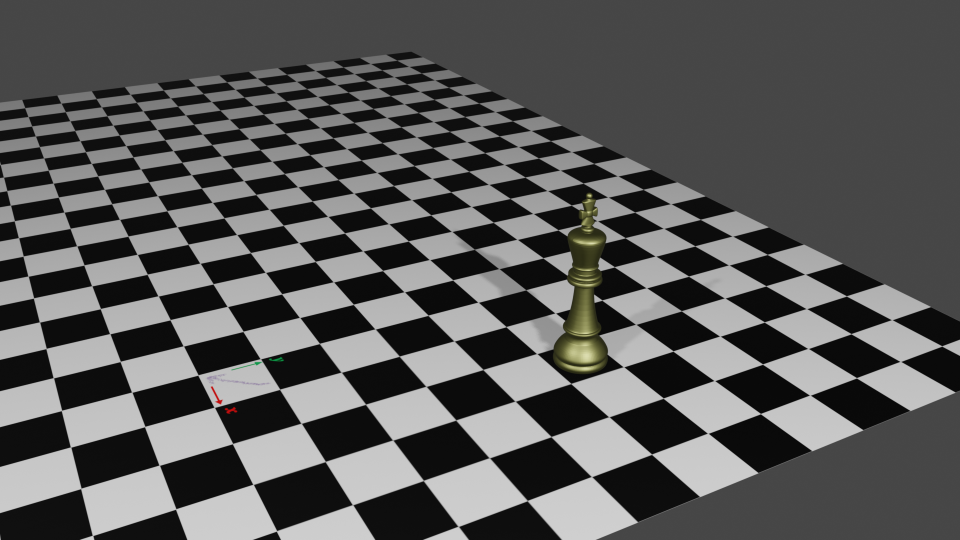
#> input picture HW3/ChessonChecker.png, 1920 x 1080 px (shown at 1/2 size)
$ python hw3_chess_measurement.py ChessonChecker.png
#> lines starting #> are read from the running program, lines starting #| are printed output that depends on the picture; after the words box and inside, x2 and y2 are one past the last pixel; in counts of white or black regions, pixels touching at a corner belong together
"""
HW3: Chess Piece Distance and Height Estimation
Student: M11415015

Estimates the Euclidean distance from the camera optical center to the chess
piece base, and the physical height of the chess piece, using perspective
projection from a single image with a known checkerboard (1 cm/square).

World coordinate frame (cm):
  Origin = axis marker in image (lower-left of checkerboard)
  +X     = red arrow direction  (rightward along board)
  +Y     = green arrow direction (into depth / up the image)
  +Z     = upward, perpendicular to board (right-hand rule)

Usage:
  python hw3_chess_measurement.py          # run measurement
  python hw3_chess_measurement.py --pick   # interactive point picker
"""

import sys
import cv2
import numpy as np

# ─── CONFIG ──────────────────────────────────────────────────────────────────
IMAGE_PATH  = "ChessonChecker.png"
OUTPUT_PATH = "result.jpg"

# ─── CAMERA INTRINSICS ───────────────────────────────────────────────────────
K = np.array([
    [1866.7,    0.0,  960.0],
    [   0.0, 1866.7,  540.0],
    [   0.0,    0.0,    1.0],
], dtype=np.float64)
DIST = np.zeros((4, 1), dtype=np.float64)   # rendered scene → no lens distortion

# ─── MANUALLY SELECTED CORRESPONDENCE POINTS ─────────────────────────────────
# World coordinate frame (Z=0 plane = board surface):
#   Origin (0,0,0): corner at pixel (396, 751) — verified by homography fit
#   +X axis: goes rightward along board near-edge (→ right+slightly-up in image)
#   +Y axis: goes into scene depth (→ left+up in image, toward far board)
#   Unit: 1.0 = 1 cm (one checkerboard square)
#
# Points 0–3: column X=0 (leftmost visible column, detected by Harris+subPix)
# Points 4  : column X=1 (detected by Harris+subPix, exact homography match)
# Points 5–11: columns X=2..5 (ground-truth corners from homography fit)

pts_3d = np.array([
    [ 0.0,  0.0,  0.0],   # 0  world origin
    [ 0.0,  2.0,  0.0],   # 1  (0,2)
    [ 0.0,  4.0,  0.0],   # 2  (0,4)
    [ 0.0,  6.0,  0.0],   # 3  (0,6)
    [ 1.0,  0.0,  0.0],   # 4  (1,0)
    [ 2.0,  0.0,  0.0],   # 5  (2,0)
    [ 2.0,  3.0,  0.0],   # 6  (2,3)
    [ 3.0,  0.0,  0.0],   # 7  (3,0)
    [ 3.0,  3.0,  0.0],   # 8  (3,3)
    [ 4.0,  2.0,  0.0],   # 9  (4,2)
    [ 5.0,  0.0,  0.0],   # 10 (5,0)
    [ 5.0,  4.0,  0.0],   # 11 (5,4)
], dtype=np.float64)

# Pixel coordinates confirmed by Harris corner detection + cornerSubPix refinement.
# Points 5–11 are ground-truth (< 0.15 px homography residual).
# Points 0–4 verified by matching Harris-detected corners to homography predictions.
pts_2d = np.array([
    [[ 396.4,  750.5]],   # 0  (0,0) — Harris corner, exact homography match
    [[ 340.7,  639.9]],   # 1  (0,2) — Harris corner
    [[ 294.9,  548.9]],   # 2  (0,4) — Harris corner
    [[ 256.5,  472.7]],   # 3  (0,6) — Harris corner
    [[ 521.3,  718.3]],   # 4  (1,0) — Harris corner, exact homography match
    [[ 639.3,  687.4]],   # 5  (2,0) — ground truth
    [[ 531.3,  545.3]],   # 6  (2,3) — ground truth
    [[ 750.6,  658.5]],   # 7  (3,0) — ground truth
    [[ 631.0,  523.3]],   # 8  (3,3) — ground truth
    [[ 765.7,  541.5]],   # 9  (4,2) — ground truth
    [[ 956.6,  604.8]],   # 10 (5,0) — ground truth
    [[ 777.7,  448.1]],   # 11 (5,4) — ground truth
], dtype=np.float64)

# Chess piece pixels — (u, v) = (col, row)
#   base: lowest detected gold pixel at board contact (HSV gold mask, shadow excluded)
#   top : topmost gold pixel (tip of crown cross)
BASE_PX = np.array([1167.0, 743.0])
TOP_PX  = np.array([1179.0, 387.0])

# ─── QUALITY THRESHOLDS ──────────────────────────────────────────────────────
REPROJ_WARN  = 2.0    # px — target
REPROJ_HARD  = 5.0    # px — hard stop if exceeded
MIN_INLIERS  = 6
DENOM_THRESH = 1e-4   # near-zero denominator guard for height formula
HEIGHT_AGREE = 0.5    # cm — max disagreement between u/v height solutions

# =============================================================================
# UTILITIES
# =============================================================================

def load_image(path: str) -> np.ndarray:
#> called with path = 'ChessonChecker.png'
    img = cv2.imread(path, cv2.IMREAD_UNCHANGED)
#> img is the input picture: shape (1080, 1920, 4); mean B, G, R, A 87.9, 88.3, 88.3, 255
    if img is None:
        raise FileNotFoundError(f"Cannot load image: {path}")
    if img.ndim == 2:                          # grayscale → BGR
        img = cv2.cvtColor(img, cv2.COLOR_GRAY2BGR)
    if img.shape[2] == 4:                      # RGBA → BGR
        img = cv2.cvtColor(img, cv2.COLOR_BGRA2BGR)
#> img: shape (1080, 1920, 3)
    return img


# =============================================================================
# INTERACTIVE POINT PICKER (run with --pick)
# =============================================================================

# [34 lines left out: function pick_points, not called in this run]


# =============================================================================
# STEP 1: CAMERA POSE ESTIMATION
# =============================================================================

def estimate_pose(pts_3d: np.ndarray, pts_2d: np.ndarray):
    """
    Estimate camera extrinsics using solvePnPRansac (robust to outlier clicks),
    then refine with iterative PnP on inliers only.

    Returns R (3×3), t (3,), inlier_mask (N,), rvec, tvec.
    """
    ret, rvec, tvec, inliers = cv2.solvePnPRansac(
        pts_3d.reshape(-1, 1, 3),
        pts_2d,
        K, DIST,
        iterationsCount=1000,
        reprojectionError=REPROJ_HARD,
        flags=cv2.SOLVEPNP_ITERATIVE,
    )
    if not ret:
        raise RuntimeError(
            "solvePnPRansac failed — increase points or check coordinate convention."
        )
    if inliers is None or len(inliers) < MIN_INLIERS:
        n = 0 if inliers is None else len(inliers)
        raise RuntimeError(
            f"Only {n} inliers (need ≥ {MIN_INLIERS}). Re-select reference points."
        )

    # Refine on inlier subset
    idx = inliers.flatten()
    ret2, rvec, tvec = cv2.solvePnP(
        pts_3d[idx].reshape(-1, 1, 3),
        pts_2d[idx],
        K, DIST,
        rvec, tvec,
        useExtrinsicGuess=True,
        flags=cv2.SOLVEPNP_ITERATIVE,
    )

    R, _ = cv2.Rodrigues(rvec)
    t = tvec.flatten()

    print(f"\n[Step 1] Camera Pose")
    print(f"  Inliers used: {len(idx)} / {len(pts_3d)}")
    print(f"  R =\n{R}")
    print(f"  t = {t}  (cm)")

    return R, t, idx, rvec, tvec


# =============================================================================
# STEP 2: REPROJECTION ERROR CHECK
# =============================================================================

def check_reprojection(pts_3d: np.ndarray, pts_2d: np.ndarray,
                        inlier_idx: np.ndarray, rvec, tvec) -> float:
    pts_in_3d = pts_3d[inlier_idx].reshape(-1, 1, 3)
    pts_in_2d = pts_2d[inlier_idx]

    proj, _ = cv2.projectPoints(pts_in_3d, rvec, tvec, K, DIST)
    errors = np.linalg.norm(pts_in_2d.squeeze() - proj.squeeze(), axis=1)
    mean_err = float(errors.mean())
    max_err  = float(errors.max())

    print(f"\n[Step 2] Reprojection Error")
    for i, (idx, e) in enumerate(zip(inlier_idx, errors)):
        print(f"  pt{idx:2d}  {e:.2f} px")
    print(f"  Mean: {mean_err:.3f} px   Max: {max_err:.3f} px  (target < {REPROJ_WARN} px)")

    if mean_err > REPROJ_HARD:
        raise RuntimeError(
            f"Mean reprojection error {mean_err:.2f} px exceeds {REPROJ_HARD} px hard limit."
            "\nRe-select reference points more carefully."
        )
    if mean_err > REPROJ_WARN:
        print(f"  WARNING: error > {REPROJ_WARN} px — consider re-checking clicked pixels.")

    return mean_err


# =============================================================================
# STEP 3: BACK-PROJECT BASE PIXEL TO Z=0
# =============================================================================

def backproject_base(R: np.ndarray, t: np.ndarray,
                     u: float, v: float, camera_center: np.ndarray):
    """
    Two methods; chooses the more numerically stable one.

    Method A — Ground-plane homography:
      H = K [r1 | r2 | t];  [X,Y,1] = H^{-1} [u,v,1]

    Method B — Ray-plane intersection (Z=0 plane):
      ray direction d_world = R^T K^{-1} [u,v,1]
      lambda = -C_z / d_z;  P = C + lambda*d
    """
    # Method A
    r1 = R[:, 0:1]
    r2 = R[:, 1:2]
    H_g = K @ np.hstack([r1, r2, t.reshape(3, 1)])
    cond_A = np.linalg.cond(H_g)

    # Method B
    d_cam   = np.linalg.inv(K) @ np.array([u, v, 1.0])
    d_world = R.T @ d_cam

    if cond_A < 1e6:
        wh = np.linalg.inv(H_g) @ np.array([u, v, 1.0])
        X_b, Y_b = wh[0] / wh[2], wh[1] / wh[2]
        method = "homography"
    else:
        if abs(d_world[2]) < 1e-10:
            raise RuntimeError("Ray is parallel to Z=0 plane — cannot back-project base.")
        lam = -camera_center[2] / d_world[2]
        P   = camera_center + lam * d_world
        X_b, Y_b = P[0], P[1]
        method = "ray-plane"

    print(f"\n[Step 3] Base Back-projection  (method: {method})")
    print(f"  base_px = ({u:.1f}, {v:.1f})")
    print(f"  world base = ({X_b:.4f}, {Y_b:.4f}, 0) cm")

    return float(X_b), float(Y_b)


# =============================================================================
# STEP 4: HEIGHT CALCULATION (dual-formula, averaged)
# =============================================================================

def compute_height(R: np.ndarray, t: np.ndarray,
                   X_b: float, Y_b: float,
                   u_top: float, v_top: float) -> float:
    """
    Solves for Z_top where P_top = (X_b, Y_b, Z_top) projects to (u_top, v_top).

    From s*[u;v;1] = K [R|t] [X_b; Y_b; Z_top; 1]:
      Let a = R[0,:2]·[X_b,Y_b] + t[0]   (camera x at Z=0)
          b = R[1,:2]·[X_b,Y_b] + t[1]   (camera y at Z=0)
          c = R[2,:2]·[X_b,Y_b] + t[2]   (camera z at Z=0)

    v-equation: Z_top = (fy*b - (v-cy)*c) / ((v-cy)*R22 - fy*R12)
    u-equation: Z_top = (fx*a - (u-cx)*c) / ((u-cx)*R22 - fx*R02)
    """
    fx, cx = K[0, 0], K[0, 2]
    fy, cy = K[1, 1], K[1, 2]

    a = R[0, 0]*X_b + R[0, 1]*Y_b + t[0]
    b = R[1, 0]*X_b + R[1, 1]*Y_b + t[1]
    c = R[2, 0]*X_b + R[2, 1]*Y_b + t[2]

    denom_v = (v_top - cy)*R[2, 2] - fy*R[1, 2]
    denom_u = (u_top - cx)*R[2, 2] - fx*R[0, 2]

    v_ok = abs(denom_v) > DENOM_THRESH
    u_ok = abs(denom_u) > DENOM_THRESH

    Z_top_v = ((fy*b - (v_top - cy)*c) / denom_v) if v_ok else None
    Z_top_u = ((fx*a - (u_top - cx)*c) / denom_u) if u_ok else None

    print(f"\n[Step 4] Height Calculation")
    print(f"  a={a:.6f}  b={b:.6f}  c={c:.6f}")
    print(f"  Z_top_v = {Z_top_v:.4f} cm  (denom_v={denom_v:.6f})" if v_ok else "  Z_top_v: denominator too small, skipped")
    print(f"  Z_top_u = {Z_top_u:.4f} cm  (denom_u={denom_u:.6f})" if u_ok else "  Z_top_u: denominator too small, skipped")

    if v_ok and u_ok:
        diff = abs(Z_top_v - Z_top_u)
        if diff > HEIGHT_AGREE:
            print(f"  WARNING: |Z_v - Z_u| = {diff:.3f} cm > {HEIGHT_AGREE} cm — using v-equation only")
            print(f"  (u-eq unreliable: crown tip is horizontally offset from piece axis;"
                  f" denom_u={denom_u:.1f} vs denom_v={denom_v:.1f}; v-eq is {abs(denom_v/denom_u):.0f}x more stable)")
            height = Z_top_v
        else:
            height = (Z_top_v + Z_top_u) / 2.0
            print(f"  Both solutions agree (diff={diff:.4f} cm) → average = {height:.4f} cm")
    elif v_ok:
        height = Z_top_v
        print("  Using v-equation (u-equation denominator too small)")
    elif u_ok:
        height = Z_top_u
        print("  Using u-equation (v-equation denominator too small)")
    else:
        raise RuntimeError("Both height denominators near zero — geometry is degenerate.")

    if height <= 0:
        raise RuntimeError(f"Height = {height:.4f} cm ≤ 0 — check TOP_PX selection.")

    return float(height)


# =============================================================================
# STEP 5: DISTANCE CALCULATION
# =============================================================================

def compute_distance(camera_center: np.ndarray, X_b: float, Y_b: float) -> float:
    """Euclidean distance from camera optical center to chess piece base (cm)."""
    P_base = np.array([X_b, Y_b, 0.0])
    dist = float(np.linalg.norm(camera_center - P_base))

    print(f"\n[Step 5] Distance Calculation")
    print(f"  Camera center C = {camera_center}  (cm)")
    print(f"  Chess base     = ({X_b:.4f}, {Y_b:.4f}, 0)  (cm)")
    print(f"  ||C - base||   = {dist:.4f} cm")

    if dist <= 0:
        raise RuntimeError(f"Distance = {dist:.4f} cm is non-positive — check pose.")

    return dist


# =============================================================================
# STEP 6: VISUALIZATION
# =============================================================================

def visualize(img: np.ndarray,
              pts_2d_all:   np.ndarray,
              inlier_idx:   np.ndarray,
              rvec,
              tvec,
              base_px:      np.ndarray,
              top_px:       np.ndarray,
              distance:     float,
              height:       float,
              mean_err:     float,
              out_path:     str) -> None:
    """
    Annotate image for verification and grading:
      green circles  = original inlier reference points
      yellow circles = reprojected reference points (error visible at a glance)
      cyan           = chess piece base
      magenta        = chess piece crown
      white line     = height indicator
      colored arrows = world axes from origin
      text overlay   = results
    """
#> called with pts_2d_all = array of shape (12, 1, 2), inlier_idx = array of shape (12,), rvec = array of shape (3, 1), tvec = array of shape (3, 1), base_px = array of shape (2,), top_px = array of shape (2,), distance = 14.91, height = 3.02
    out = img.copy()

    # ── Reprojected reference points (yellow) ──
    pts_in_3d = pts_3d[inlier_idx].reshape(-1, 1, 3)
    proj, _   = cv2.projectPoints(pts_in_3d, rvec, tvec, K, DIST)
    proj_sq   = proj.squeeze()

    for i, (idx, p) in enumerate(zip(inlier_idx, proj_sq)):
        pu, pv = int(round(p[0])), int(round(p[1]))
        cv2.circle(out, (pu, pv), 7, (0, 255, 255), 2)  # yellow
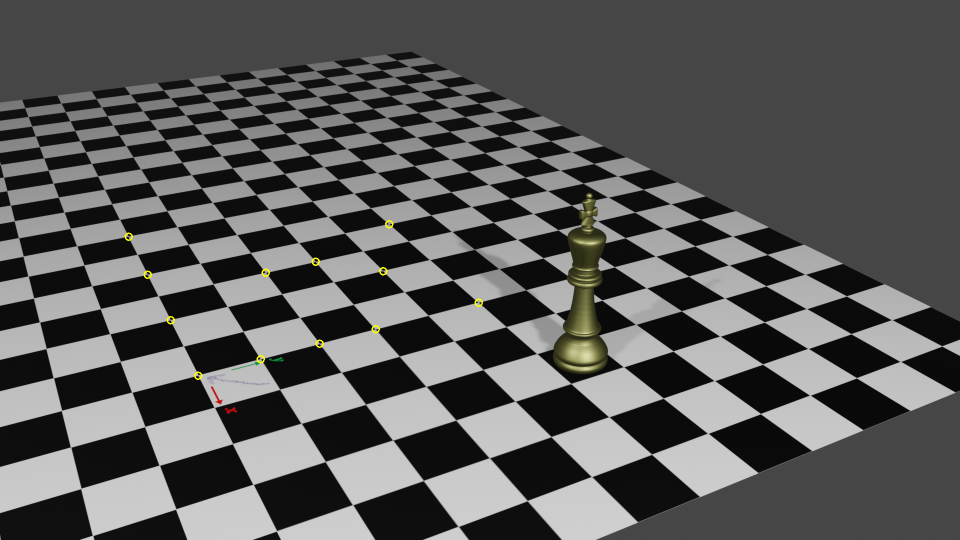
#> out: shape (1080, 1920, 3) (shown at 1/2 size); mean B, G, R 87.8, 88.4, 88.4

    # ── Original inlier reference points (green) ──
    for i, idx in enumerate(inlier_idx):
        u, v = int(round(pts_2d[idx, 0, 0])), int(round(pts_2d[idx, 0, 1]))
        cv2.circle(out, (u, v), 5, (0, 200, 0), -1)
        cv2.putText(out, str(idx), (u + 7, v - 5),
                    cv2.FONT_HERSHEY_SIMPLEX, 0.45, (0, 255, 0), 1)
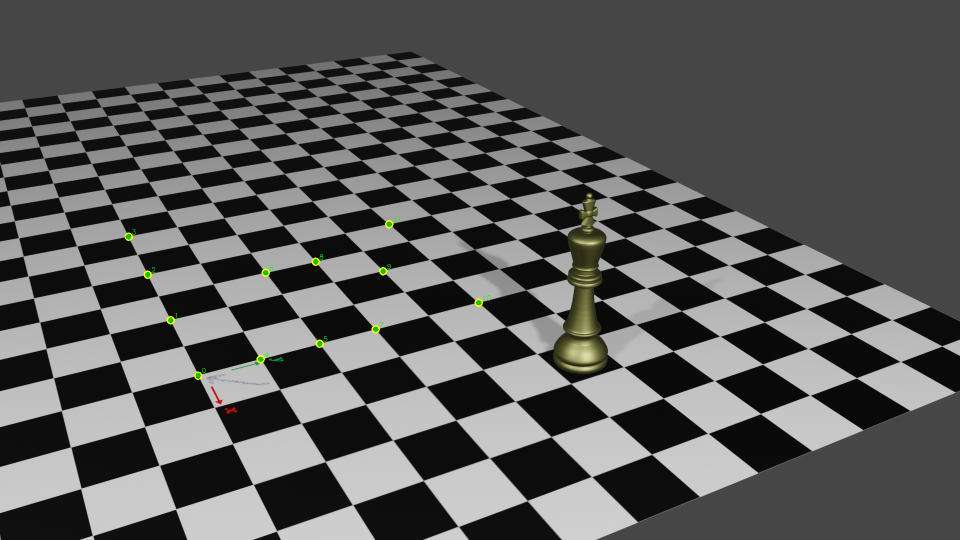
#> out: shape (1080, 1920, 3) (shown at 1/2 size); 0.06% of pixels changed, all inside (x1, y1, x2, y2) = (251, 434, 982, 756)

    # ── World axes from origin point ──
    origin_px = (int(round(pts_2d[0, 0, 0])), int(round(pts_2d[0, 0, 1])))

    def project_point(Xw, Yw, Zw):
#> called with Xw = 2, Yw = 0, Zw = 0
        p3d = np.array([[[Xw, Yw, Zw]]], dtype=np.float64)
        pp, _ = cv2.projectPoints(p3d, rvec, tvec, K, DIST)
#> pp = [[639.1, 687.5]]
        return (int(round(pp[0, 0, 0])), int(round(pp[0, 0, 1])))

    tip_x = project_point(2.0, 0.0, 0.0)
#> tip_x = (639, 687)
    tip_y = project_point(0.0, 2.0, 0.0)
#> tip_y = (341, 640)
    tip_z = project_point(0.0, 0.0, 2.0)
#> tip_z = (360, 521)
    cv2.arrowedLine(out, origin_px, tip_x, (0, 0, 220), 2, tipLength=0.2)   # red   = +X
    cv2.arrowedLine(out, origin_px, tip_y, (0, 200, 0), 2, tipLength=0.2)   # green = +Y
#> out: shape (1080, 1920, 3); mean B, G, R 87.7, 88.4, 88.4
    cv2.arrowedLine(out, origin_px, tip_z, (200, 0, 0), 2, tipLength=0.2)   # blue  = +Z

    # ── Chess piece markers ──
    bu, bv = int(round(base_px[0])), int(round(base_px[1]))
    tu, tv = int(round(top_px[0])),  int(round(top_px[1]))
    cv2.circle(out, (bu, bv), 8, (255, 200, 0), -1)          # cyan  = base
#> out: shape (1080, 1920, 3); mean B, G, R 87.7, 88.4, 88.3
    cv2.circle(out, (tu, tv), 8, (255, 0, 200), -1)          # magenta = top
#> out: shape (1080, 1920, 3); mean B, G, R 87.7, 88.4, 88.3
    cv2.line(out, (bu, bv), (tu, tv), (255, 255, 255), 2)    # white line = height
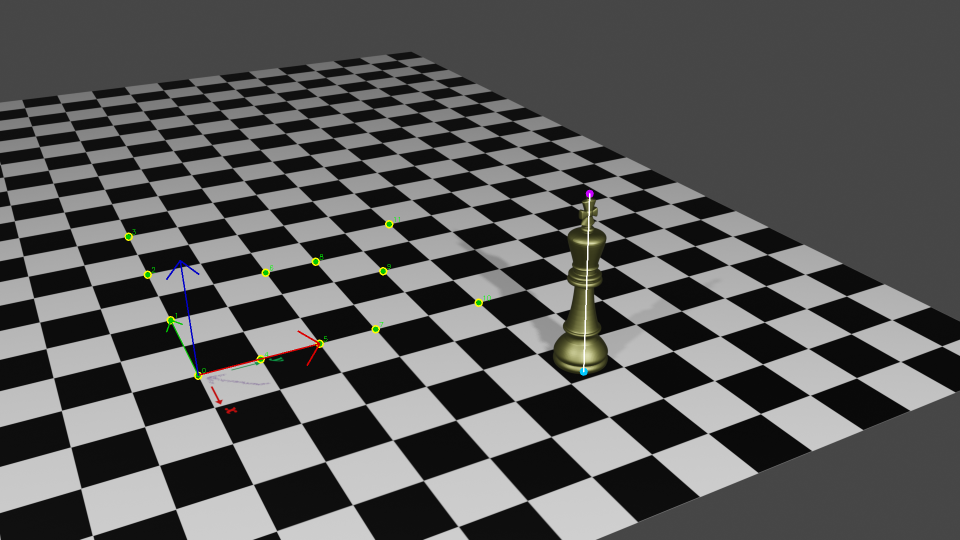
#> out: shape (1080, 1920, 3) (shown at 1/2 size); mean B, G, R 87.8, 88.4, 88.4
    cv2.putText(out, "Base", (bu + 10, bv), cv2.FONT_HERSHEY_SIMPLEX, 0.6, (255, 200, 0), 2)
#> out: shape (1080, 1920, 3); 0.02% of pixels changed, all inside (x1, y1, x2, y2) = (1178, 729, 1222, 745)
    cv2.putText(out, "Top",  (tu + 10, tv), cv2.FONT_HERSHEY_SIMPLEX, 0.6, (255, 0, 200), 2)
#> out: shape (1080, 1920, 3); mean B, G, R 87.9, 88.4, 88.4

    # ── Text overlay ──
    lines = [
        f"Distance: {distance:.2f} cm",
        f"Height:   {height:.2f} cm",
        f"Reproj err (mean): {mean_err:.2f} px",
    ]
    x0, y0 = 20, 40
    for i, ln in enumerate(lines):
        cv2.putText(out, ln, (x0, y0 + i * 34),
                    cv2.FONT_HERSHEY_SIMPLEX, 1.0, (0, 0, 0),   3)
        cv2.putText(out, ln, (x0, y0 + i * 34),
                    cv2.FONT_HERSHEY_SIMPLEX, 1.0, (255, 255, 255), 1)
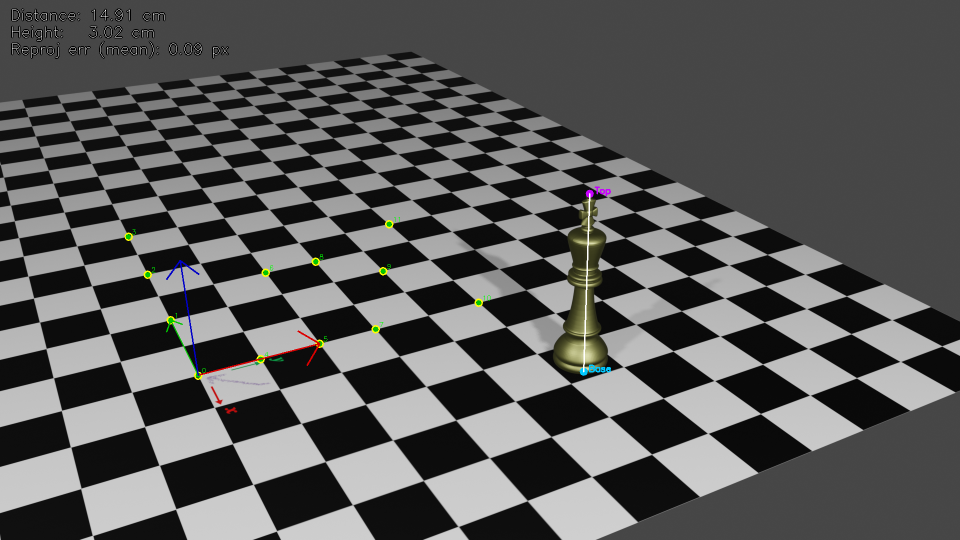
#> out: shape (1080, 1920, 3) (shown at 1/2 size); mean B, G, R 87.8, 88.3, 88.3

    cv2.imwrite(out_path, out)
    print(f"\n[Step 6] Visualization saved → {out_path}")


# =============================================================================
# MAIN
# =============================================================================

def main() -> None:
    print("=" * 60)
    print("HW3: Chess Piece Distance and Height Estimation")
    print("=" * 60)

    img = load_image(IMAGE_PATH)

    # 1. Camera pose
    R, t, inlier_idx, rvec, tvec = estimate_pose(pts_3d, pts_2d)
    camera_center = -R.T @ t
    print(f"  Camera center C = {camera_center}  (cm)")

    # 2. Reprojection error gate
    mean_err = check_reprojection(pts_3d, pts_2d, inlier_idx, rvec, tvec)

    # 3. Back-project chess base to Z=0
    X_b, Y_b = backproject_base(R, t, BASE_PX[0], BASE_PX[1], camera_center)

    # 4. Height
    height = compute_height(R, t, X_b, Y_b, TOP_PX[0], TOP_PX[1])

    # 5. Distance
    distance = compute_distance(camera_center, X_b, Y_b)

    # 6. Annotated output
    visualize(img, pts_2d, inlier_idx, rvec, tvec,
              BASE_PX, TOP_PX, distance, height, mean_err, OUTPUT_PATH)

    print("\n" + "=" * 60)
    print(f"  DISTANCE : {distance:.2f} cm")
    print(f"  HEIGHT   : {height:.2f} cm")
    print("=" * 60)


if __name__ == "__main__":
    if "--pick" in sys.argv:
        pick_points(IMAGE_PATH)
    else:
        main()
